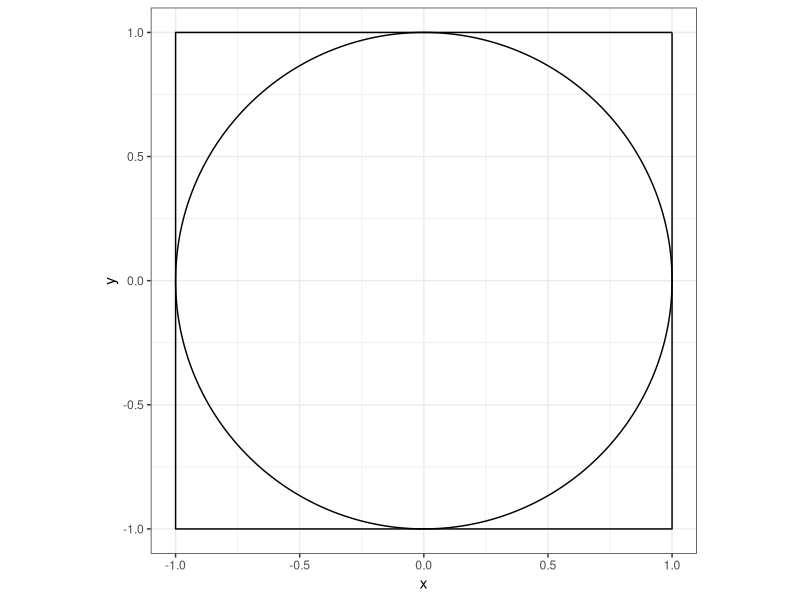
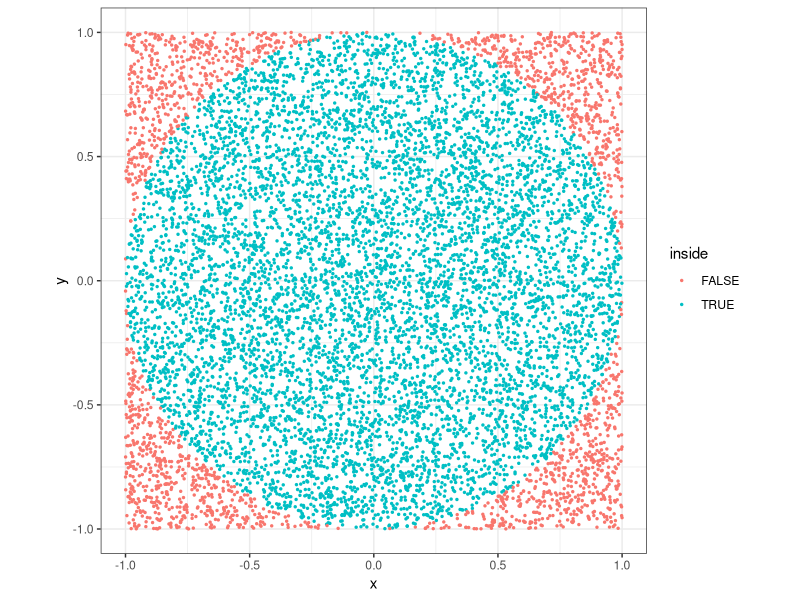
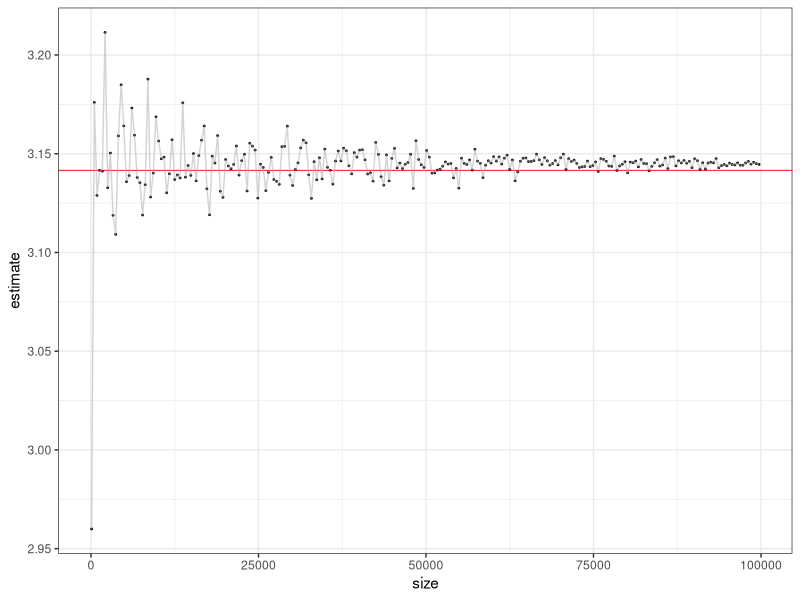

These charts were generated, in order, by the following R code:
## ---- chunk 1
library(ggplot2)
library(dplyr)
set.seed(314)
## ---- chunk 2
circle <- tibble(x = seq(-1, 1, 0.001)) %>% 
  mutate(y = sqrt(1 - x^ 2)) %>% 
  bind_rows(
    tibble(x = seq(1, -1, -0.001)) %>% 
      mutate(y = -sqrt(1 - x^ 2)) 
  )

tibble(x = c(1, 1, -1, -1, 1),
       y = c(1, -1, -1, 1, 1)) %>% 
  ggplot() +
  geom_path(aes(x, y)) +
  geom_path(aes(x, y), data = circle) +
  coord_equal() +
  theme_bw()
## ---- chunk 3
tibble(x = runif(10000, -1, 1),
               y = runif(10000, -1, 1)) %>% 
  mutate(inside = x^2 + y^2 < 1) %>% 
  ggplot() +
  geom_point(aes(x, y, color = inside), size = 0.5) +
  coord_equal() +
  theme_bw()
## ---- chunk 4

N <- 100000

data <- tibble(x = runif(N, -1, 1),
               y = runif(N, -1, 1)) %>% 
  mutate(inside = x^2 + y^2 < 1)

sizes <- seq(100, N, 400)

estimate <- sapply(sizes, function(n){
  data2 <- data %>% 
    sample_n(n) 
  4*sum(data2$inside)/nrow(data2)
})


tibble(size = sizes,
       estimate = estimate) %>% 
  ggplot(aes(size, estimate)) +
  geom_hline(yintercept = pi, size = 0.3, color = 'red') +
  geom_point(size = 0.3) +
  geom_line(group = 1, color = 'dark grey', alpha = 0.5) +
  theme_bw()

